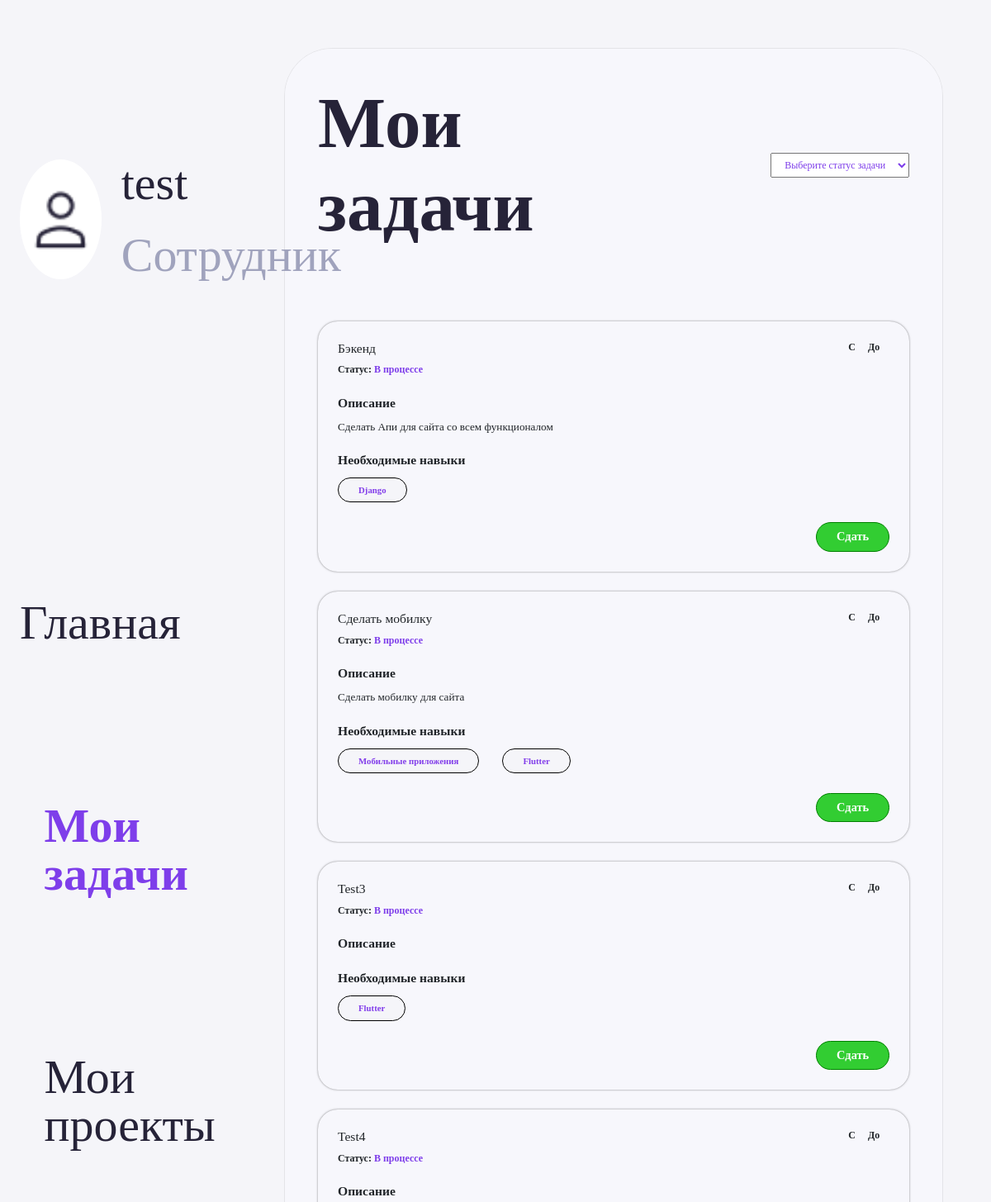
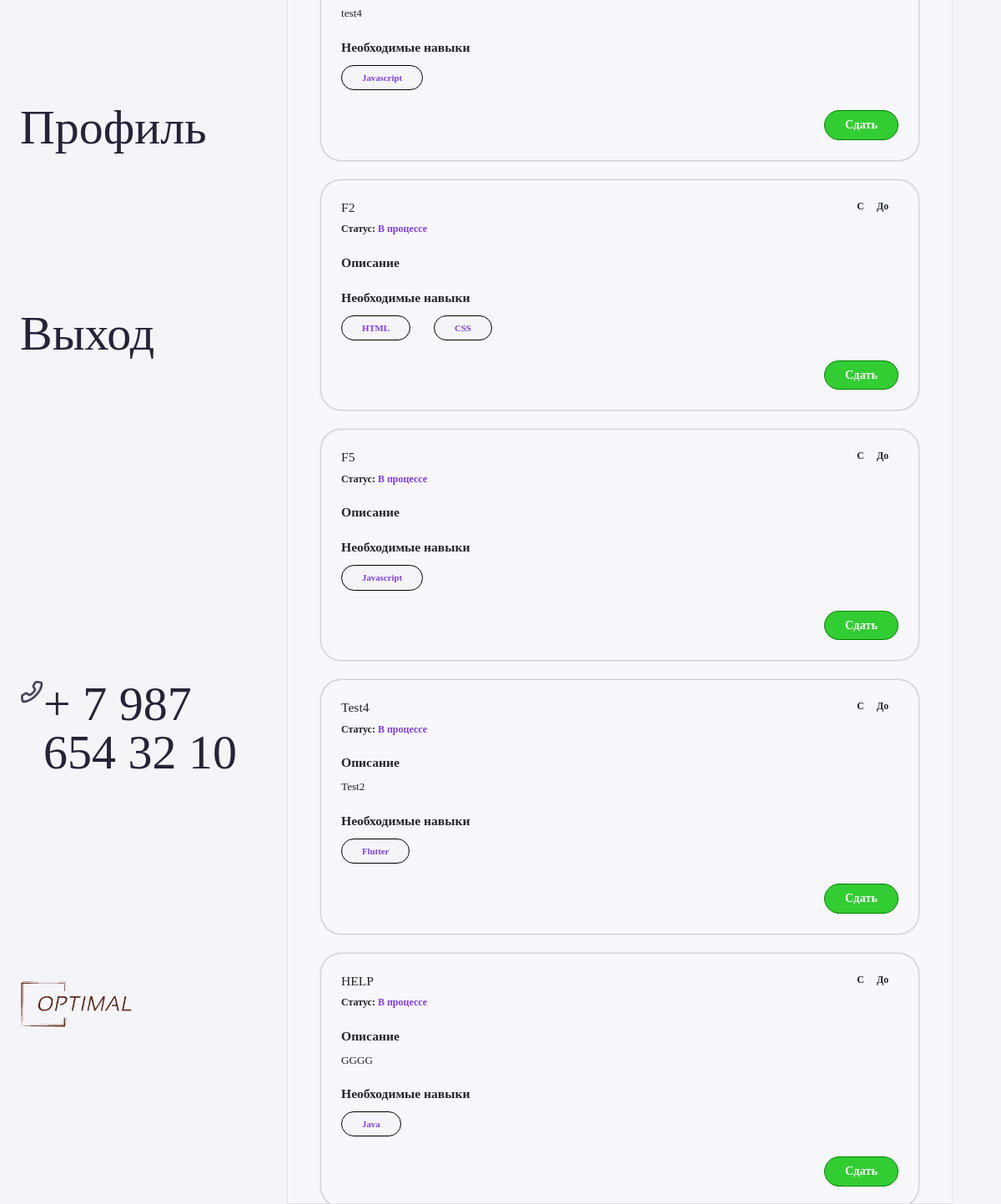
Page / (signed in) on the committed database (2 pictures, top to bottom).
### main/models.py (models this page shows, shortened)
class User(AbstractUser):
    full_name = models.TextField(default='', blank=True)
    work_experience = models.TextField(default='', blank=True)
    telegram = models.TextField(default='', blank=True)
    vk = models.TextField(default='', blank=True)
    phone = models.TextField(default='', blank=True)
    email = models.TextField(default='', blank=True)
    role = models.ForeignKey(Role, on_delete=models.CASCADE, blank=True, null=True, default=Role.objects.filter(name="user").first().pk)
    password = models.TextField(blank=True, null=True)
    image = models.FileField(storage=ClientDocsStorage(), blank=True, null=True)
    technologies = models.ManyToManyField(Technology, blank=True)

class Task(models.Model):
    name = models.TextField()
    description = models.TextField()
    user = models.ForeignKey(User, on_delete=models.CASCADE, blank=True, null=True)
    start_date = models.DateField(blank=True, null=True)
    end_date = models.DateField(blank=True, null=True)
    technologies = models.ManyToManyField(Technology)
    status = models.CharField(max_length=1, choices=TASK_STATUS, default="0")
    def get_status_name(self):
        return dict(TASK_STATUS)[self.status]

class Technology(models.Model):
    name = models.TextField(default='')

### main/views.py (the view, shortened to what this page needs)
# urls.py: path('', views.IndexView.as_view(), name='index'),
class IndexView(View):
    template_name = "index.html"
    roles = ["user"]
    def get(self, request, *args, **kwargs):
        current_user = get_current_user(request)
        if not current_user:
            return redirect(reverse("main:login"))
        if current_user.role.name not in self.roles:
             return redirect(reverse("main:manager_tasks"))
        tasks = Task.objects.filter(user=current_user).order_by("status")
        status = get_parameter(request, "status")
        if status:
            tasks = tasks.filter(status=status)
        return render(request, self.template_name, {
            "current_user": current_user,
            "tasks": tasks,
            "status": status,
            "statuses": TASK_STATUS,
        })

### main/modules/functions.py (called while the page is built)
def get_parameter(request, name):
    try:
        return request.GET[name]
    except:
        return None

def get_or_none(classmodel, **kwargs):
    try:
        return classmodel.objects.get(**kwargs)
    except Exception:
        return None

def get_current_user(request):
    try:
        return get_or_none(User, id=request.session["user"])
    except:
        return None

### main/templates/index.html (shortened to what this page needs)
{% extends "base.html" %}
{% load static %}
{%block training%}active{%endblock%}
{%block main%}
    <div class="content-wrap">
        <div class="content-block">
            <div class="title-block">
                <div class="title">Мои задачи</div>
                <form action="" class="form-filters" method="get" style="margin: 0;justify-content: flex-end;">
                    <select class="ilter status-select" name="status">
                        <option {%if status == '' %}selected{%endif%} value="">Выберите статус задачи</option>
                    </select>
                </form>
            </div>
            {%for task in tasks%}
                <div class="task-block {%if task.get_status_name == "Сделано"%}finished{%endif%}">
                    <div class="head-block">
                        <div class="left-side">
                            <div class="title">{{task.name}}</div>
                            <div class="end-date">Статус: <span>{{task.get_status_name}}</span></div>
                        </div>
                        <div class="start-date">
                            C  До
                        </div>
                    </div>
                    <div class="content">
                        <div class="title">Описание</div>
                        <div class="description">
                            {{task.description|linebreaks}}
                        </div>
                        <div class="title">Необходимые навыки</div>
                        <div class="skills">
                            {%for skill in task.technologies.all%}
                                <div class="item">{{skill.name}}</div>
                            {%endfor%}
                        </div>
                    </div>
                    {%if task.get_status_name == "В процессе" or task.get_status_name == "Возвращено"%}
                        <form action="{%url 'main:set_task_status' task.id %}" method="post" class="menu">{%csrf_token%}
                            <button class="send" type="submit">Сдать</button>
                        </form>
                    {%elif task.get_status_name == "Сделано"%}
                        <div class="blur"></div>
                        <div class="done"></div>
                    {%endif%}
                </div>
            {%endfor%}
        </div>
    </div>
{%endblock%}

### main/templates/base.html (shortened to what this page needs)
{% load static %}
{% block links %}
    <head>
        <link rel="stylesheet" type="text/css" href="{%static 'css/main/alertify/alertify.min.css'%}">
        <link rel="stylesheet" type="text/css" href="{%static 'fonts/montserrat_family.css'%}">
        <link rel="stylesheet" type="text/css" href="{%static 'css/main/alertify/themes/default.min.css'%}">
        <link rel="stylesheet" href="{%static 'fonts/montserrat_family.css'%}">
        <link rel="stylesheet" href="{%static 'css/main/main.css'%}">
        <link rel="stylesheet" href="{%static 'css/main/bootstrap.min.css'%}">
    </head>
{% endblock %}
<body>
{% block body%}
        <div class="main-wrap hide-on-mobile">
            <div class="main-sidebar">
                <div class="header">
                    <div class="left-side">
                        <div class="avatar-wrap">
                            <img class="avatar" src="{%static 'img/user.png'%}">
                        </div>
                        <div class="content">
                            <div class="up-text">{{current_user.full_name}}</div>
                            <div class="down-text">
                                {%if current_user.role.name == 'user'%}
                                    Сотрудник
                                {%elif current_user.role.name == 'admin'%}
                                    Админ
                                {%elif current_user.role.name == 'manager'%}
                                    Менеджер
                                {%endif%}
                            </div>
                        </div>
                    </div>
                </div>
                <div class="menu">
                    <div class="item">Главная</div>
                    {%if current_user.role.name == 'user'%}
                        <a href="{% url 'main:index'%}" class="sub-item {%block training%}{%endblock%}">Мои задачи</a>
                        <a href="{% url 'main:projects'%}" class="sub-item {%block projects%}{%endblock%}">Мои проекты</a>
                    {%elif current_user.role.name == 'manager'%}
                        <a href="{% url 'main:manager_tasks'%}" class="sub-item {%block tasks%}{%endblock%}">Задачи</a>
                        <a href="{% url 'main:workers'%}" class="sub-item {%block workers%}{%endblock%}">Сотрудники</a>
                        <a href="{% url 'main:projects'%}" class="sub-item {%block manager_projects%}{%endblock%}">Проекты</a>
                    {%endif%}
                    <a href="{% url 'main:settings'%}" class="item {%block settings%}{%endblock%}">Профиль</a>
                    <a class="item" id="exit_button">Выход</a>
                </div>
                <div class="bottom">
                    <div class="phone-block">
                        <div class="phone"></div>
                        <div class="text">+ 7 987 654 32 10</div>
                    </div>
                    <div class="logo"></div>
                </div>
            </div>
            {%block main%}
            {%endblock%}
        </div>
{% endblock %}
</body>

### rows in the picture
User: full_name "test"
Task: name "Бэкенд", get_status_name "В процессе", description "Сделать Апи для сайта со всем функционалом", shows "Сдать"
Technology: name "Django"
Task: name "Сделать мобилку", get_status_name "В процессе", description "Сделать мобилку для сайта", shows "Сдать"
Technology: name "Мобильные приложения"
Technology: name "Flutter"
Task: name "Test3", get_status_name "В процессе", shows "Сдать"
Task: name "Test4", get_status_name "В процессе", description "test4", shows "Сдать"
Technology: name "Javascript"
Task: name "F2", get_status_name "В процессе", shows "Сдать"
Technology: name "HTML"
Technology: name "CSS"
Task: name "F5", get_status_name "В процессе", shows "Сдать"
Task: name "Test4", get_status_name "В процессе", description "Test2", shows "Сдать"
Task: name "HELP", get_status_name "В процессе", description "GGGG", shows "Сдать"
Technology: name "Java"
